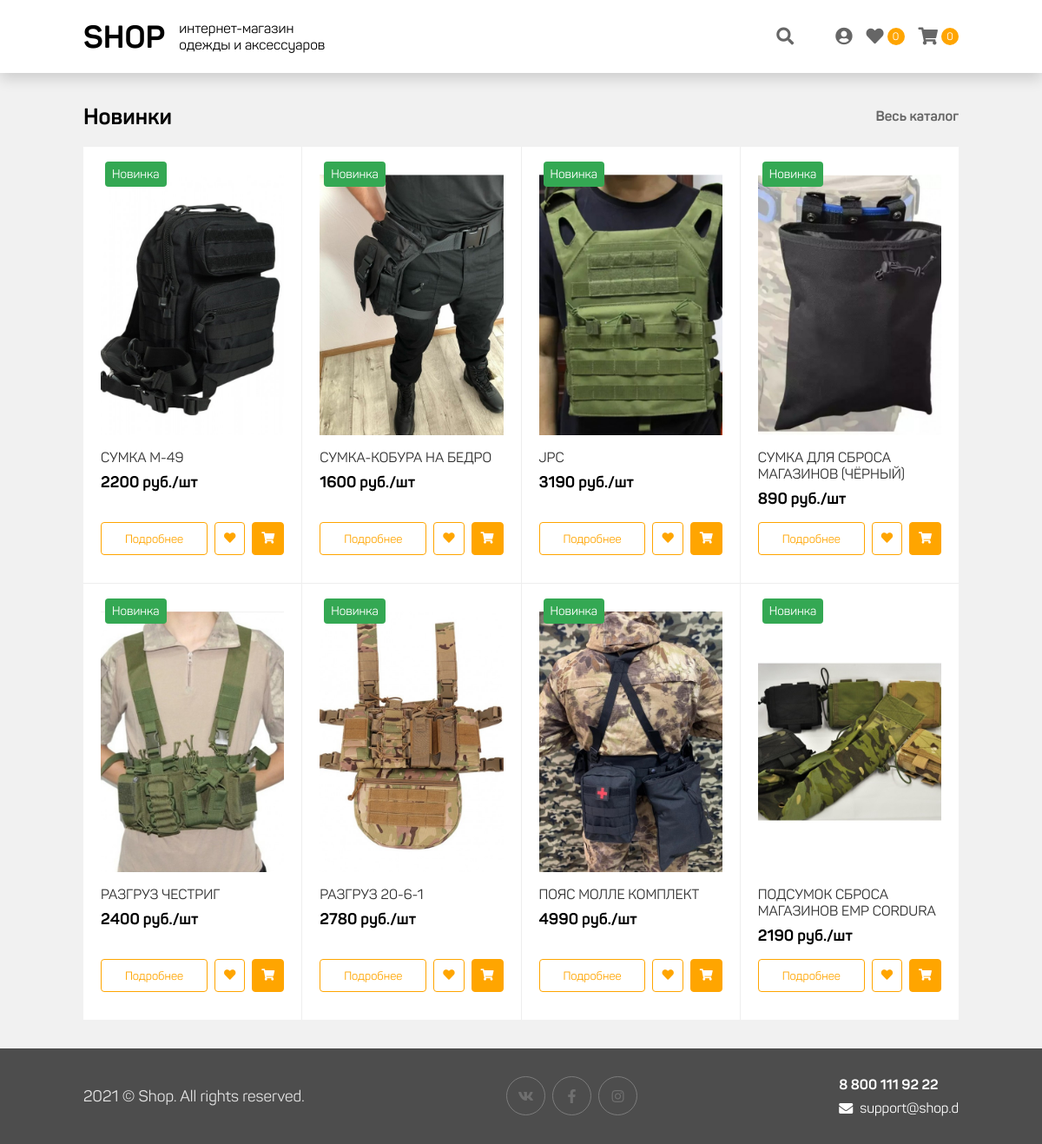
The page / on the database its author committed.
### tables this page shows
CREATE TABLE `product` (
  `id` int NOT NULL,
  `name` varchar(120) NOT NULL,
  `photo` varchar(120) NOT NULL,
  `description` text NOT NULL,
  `price` int NOT NULL,
  `on_sale` enum('y','n') NOT NULL DEFAULT 'y'
);

### php/router.php (called while the page is built, shortened)
<?php
$currentUrl = trim(array_shift(explode("?", $_SERVER["REQUEST_URI"])), "/");
$currentMethod = strtolower($_SERVER["REQUEST_METHOD"]);
function getRoute($routesList){
    global $currentMethod, $currentOptions, $currentUrl, $level_access, $auth;
    foreach($routesList as $route){
        $route['url'] = trim($route["url"], "/");
        if( ($route['url'] == $currentUrl || (isset($matches) && $matches != null)) && strtolower($route["method"]) === $currentMethod){
            return $route;
        }
    }
    return false;
}

### controller/front.php (called while the page is built, shortened)
<?php
function main(){
	$best_deals = dbQuery("SELECT name, photo, price, id FROM product ORDER BY id DESC LIMIT 8");
    load_view("main", "SHOP.d", ["best_deals" => $best_deals]);
}

### php/db.php (called while the page is built, shortened)
<?php
$config_db = load_config("db");
$link = null;
try{
    $link = mysqli_connect($config_db["host"], $config_db["user"], $config_db["password"], $config_db["name"]);
}catch(Exception $e){
    exit($e->getMessage());
}
function dbQuery($sql){
    global $link;
    if($result_query = mysqli_query($link, $sql)){
        $result = [];
        while ($row = mysqli_fetch_assoc($result_query)) {
            $result[] = $row;
        }
        if($result != []) return $result;
    }
    return false;
}

### view/pages/main.php (the view, shortened to what this page needs)
<section id="best-deals">
    <div class="container">
        <div class="section-title">
            <h3 class="text">Новинки</h3>
            <ul class="submenu">
                <li><a href="/search">Весь каталог</a></li>
            </ul>
        </div>
        <div class="content catalog-container">
            <?php foreach($best_deals as $best_deal): ?>
            <div class="product" data-product='{"id": "<?=$best_deal['id']?>", "name": "<?=$best_deal['name']?>", "price": "<?=$best_deal['price']?>", "photo": "<?=$best_deal['photo']?>"}'>
                <div class="product-wrapper">
                    <div class="image" style="background-image: url('<?=$best_deal['photo']?>');">
                        <p class="tag new">Новинка</p>
                    </div>
                    <div class="details">
                        <h3 class="name"><?=$best_deal['name']?></h3>
                        <p class="price"><?=$best_deal['price']?> руб./шт</p>
                    </div>
                    <div class="submenu">
                        <div class="actions">
                            <button class="btn" onclick="location.href='/product/<?=$best_deal['id']?>/';">Подробнее</button>
                            <button class="btn icon event-add-favorite" data-id="<?=$best_deal['id']?>"><i class="fas fa-heart"></i></button>
                            <button class="btn icon filled event-add-cart" data-id="<?=$best_deal['id']?>"><i class="fas fa-shopping-cart"></i></button>
                        </div>
                    </div>
                </div>
            </div>
            <?php endforeach; ?>
        </div>
    </div>
</section>

### index.php (shortened to what this page needs)
<?php
try{
    $route = false;
    if(strtolower($_SERVER["REQUEST_METHOD"]) == "get"){
        $route = getRoute(load_config("frontRoutes"));
    } else {
        $route = getRoute(load_config("apiRoutes"));
    }
    if( $route !== false ){
        load_controller($route);
    } else {
        load_error(404, "Страница не найдена");
    }
}catch(Exception $e){
    load_error(422, "Проблемы с загрузкой модулей");
}

### php/utils.php (shortened to what this page needs)
<?php
function load_config($name){
    $path = ROOTDIR."/config/{$name}.json";
    if(file_exists($path)){
        return json_decode(file_get_contents($path), true);
    }
    return false;
}
function load_controller($route){
    $options = (isset($route["options"]) && $route["options"] != null) ? [$route["options"]] : [];
    if(function_exists($route["function"])){
        call_user_func($route["function"], $options);
    } else {
        load_error(422, "Метода не существует");
    }
}
function load_view($view, $title, $params = [], $template = "template"){
    global $level_access, $currentUser;
    $extract = array_merge([
        "SYS_TITLE" => $title,
        "SYS_PAGE" => $view,
        "AUTH" => ($level_access < 2) ? true : false,
        "SYS_LEVELACCESS" => $level_access,
        "CURRENTUSER" => $currentUser
    ], $params);
    extract($extract);
    require_once "view/{$template}.php";
}

### view/template.php (shortened to what this page needs)
<html lang="ru">
<head>
    <link rel="stylesheet" href="/view/res/css/fontawesome.min.css">
    <link rel="stylesheet" href="/view/res/css/fonts.css">
    <link rel="stylesheet" href="/view/res/css/animation.css">
    <link rel="stylesheet" href="/view/res/css/popup.css">
    <link rel="stylesheet" href="/view/res/css/main.css">
    <link rel="stylesheet" href="/view/res/css/adaptive.css">
    <link rel="stylesheet" href="/view/res/css/template.css">
</head>
<body>
    <div id="page-wrapper">
        <header id="header-wrapper">
            <div class="container">
                <div class="header-logotype">
                    <a href="<?php echo ($SYS_LEVELACCESS > 0) ? "/" : "/admin/";?>" class="symbol">SHOP</a>
                    <p class="text">интернет-магазин<br>одежды и аксессуаров</p>
                </div>
                <nav id="header-wrapper-navigation" class="header-navigation">
                    <ul>
                        <li class="search" onclick="search_show()">
                            <i class="fas fa-search"></i>
                        </li>
                        <li onclick="<?php if(!$AUTH){echo 'popup_auth()';}else{echo "location.href='/profile/';";}?>">
                            <i class="fas fa-user-circle"></i>
                        </li>
                        <?php if($SYS_LEVELACCESS > 0){ ?>
                        <li>
                            <a href="/favorite/">
                                <i class="fas fa-heart"></i>
                                <p class="count" id="favorite-count-text">0</p>
                            </a>
                        </li>
                        <li class="cart">
                            <div class="li-body">
                                <i class="fas fa-shopping-cart"></i>
                                <p class="count" id="cart-count-text">0</p>
                            </div>
                        </li>
                        <?php } ?>
                    </ul>
                </nav>
            </div>
        </header>
        <main id="main-wrapper">
            <?php require_once "pages/{$SYS_PAGE}.php"; ?>
        </main>
        <footer id="footer-wrapper">
            <div class="container">
                <div class="column logotype">
                    <p class="text">2021 © Shop. All rights reserved.</p>
                </div>
                <div class="column social-icons">
                    <a class="icon" href="#" target="__blank"><i class="fab fa-vk"></i></a>
                    <a class="icon" href="#" target="__blank"><i class="fab fa-facebook-f"></i></a>
                    <a class="icon" href="#" target="__blank"><i class="fab fa-instagram"></i></a>
                </div>
                <div class="column contacts">
                    <p class="text"><b>8 800 111 92 22</b></p>
                    <p class="text"><i class="fas fa-envelope"></i> support@shop.d</p>
                </div>
            </div>
        </footer>
    </div>
</body>
</html>

### view/res/css/popup.css (style rules this page uses)
#page-wrapper { height: 100%; position: relative; margin-top: 84px; }

### view/res/css/main.css (style rules this page uses)
* { margin: 0; padding: 0; border: 0; outline: 0; box-sizing: border-box; font-family: 'Panton', sans-serif; }
.container { max-width: 1024px; width: 100%; padding: 0 8px; margin: 0 auto; }
a { color: inherit; text-decoration: none; }
ul { list-style: none; }
body { background-color: #f1f1f1; overflow: hidden; }
#header-wrapper { background-color: #fff; user-select: none; position: fixed; top: 0; left: 0; right: 0; z-index: 100; box-shadow: 0px 6px 16px rgba(0, 0, 0, 0.16) }
#header-wrapper > .container { display: flex; align-items: center; justify-content: space-between; }
#header-wrapper .header-logotype { display: flex; align-items: center; }
#header-wrapper .header-logotype .symbol { font-size: 36px; font-weight: 600; }
#header-wrapper .header-logotype .text { margin-left: 16px; }
#header-wrapper .header-navigation { padding: 0; display: block; }
#header-wrapper .header-navigation ul { display: flex; align-items: center; grid-gap: 16px; }
#header-wrapper .header-navigation ul .search { margin-right: 32px; }
#header-wrapper .header-navigation ul li { cursor: pointer; color: #666; font-size: 20px; transition: color 0.2s; display: flex; align-items: center; height: 100%; padding: 32px 0px; }
#header-wrapper .header-navigation ul li a { display: flex; align-items: center; }
#header-wrapper .header-navigation ul li .count { border-radius: 100%; background-color: orange; color: #FFF; height: 20px; width: 20px; font-size: 12px; margin-left: 4px; display: flex; align-items: center; justify-content: center; }
#header-wrapper .header-navigation ul .cart { position: relative; }
#header-wrapper .header-navigation ul .cart .li-body { display: flex; align-items: center; }
#main-wrapper { min-height: calc(100% - 110px); }
#main-wrapper section { padding: 32px 0px; border-bottom: 1px solid #ececec; }
#main-wrapper section .section-title { font-size: 22px; font-weight: 600; display: flex; align-items: center; justify-content: space-between; }
#main-wrapper section .section-title > .submenu { display: flex; align-items: center; grid-gap: 16px; }
#main-wrapper section .section-title > .submenu li { color: #666; font-size: 16px; cursor: pointer; border-bottom: 2px solid transparent; padding: 8px 0; transition: border 0.3s; }
#main-wrapper section .content { margin-top: 16px; }
#footer-wrapper { background-color: #4D4D4D; color: #fff; padding: 32px; height: 110px; }
#footer-wrapper .container { display: flex; justify-content: space-between; }
#footer-wrapper .column { display: flex; flex-direction: column; grid-gap: 8px; }
#footer-wrapper .column.logotype { justify-content: center; }
#footer-wrapper .column.logotype .text { font-size: 18px; color: #E2E2E2; }
#footer-wrapper .column.social-icons { flex-direction: row; }
#footer-wrapper .column.social-icons .icon { padding: 8px; border: 1px solid #7C7C7C; color: #6F6F6F; border-radius: 100%; width: 45px; height: 45px; display: flex; align-items: center; justify-content: center; cursor: pointer; transition: 0.3s color, 0.3s border; }
#footer-wrapper .column.contacts i { margin-right: 8px; }
#footer-wrapper .column.contacts .text { display: flex; align-items: center; }
.btn { background-color: #FFF; border-radius: 4px; border: 1px solid orange; color: orange; padding: 10px; cursor: pointer; transition: 0.3s background, 0.3s color, 0.3s border; }
.btn i { margin-right: 4px; }
.btn.filled { background-color: orange; color: #FFF; }

### rows shown on the page
product: photo (picture), name "СУМКА М-49", price "2200"
product: photo (picture), name "СУМКА-КОБУРА НА БЕДРО", price "1600"
product: photo (picture), name "JPC", price "3190"
product: photo (picture), name "СУМКА ДЛЯ СБРОСА МАГАЗИНОВ (ЧЁРНЫЙ)", price "890"
product: photo (picture), name "РАЗГРУЗ ЧЕСТРИГ", price "2400"
product: photo (picture), name "РАЗГРУЗ 20-6-1", price "2780"
product: photo (picture), name "ПОЯС МОЛЛЕ КОМПЛЕКТ", price "4990"
product: photo (picture), name "ПОДСУМОК СБРОСА МАГАЗИНОВ ЕМР CORDURA", price "2190"
